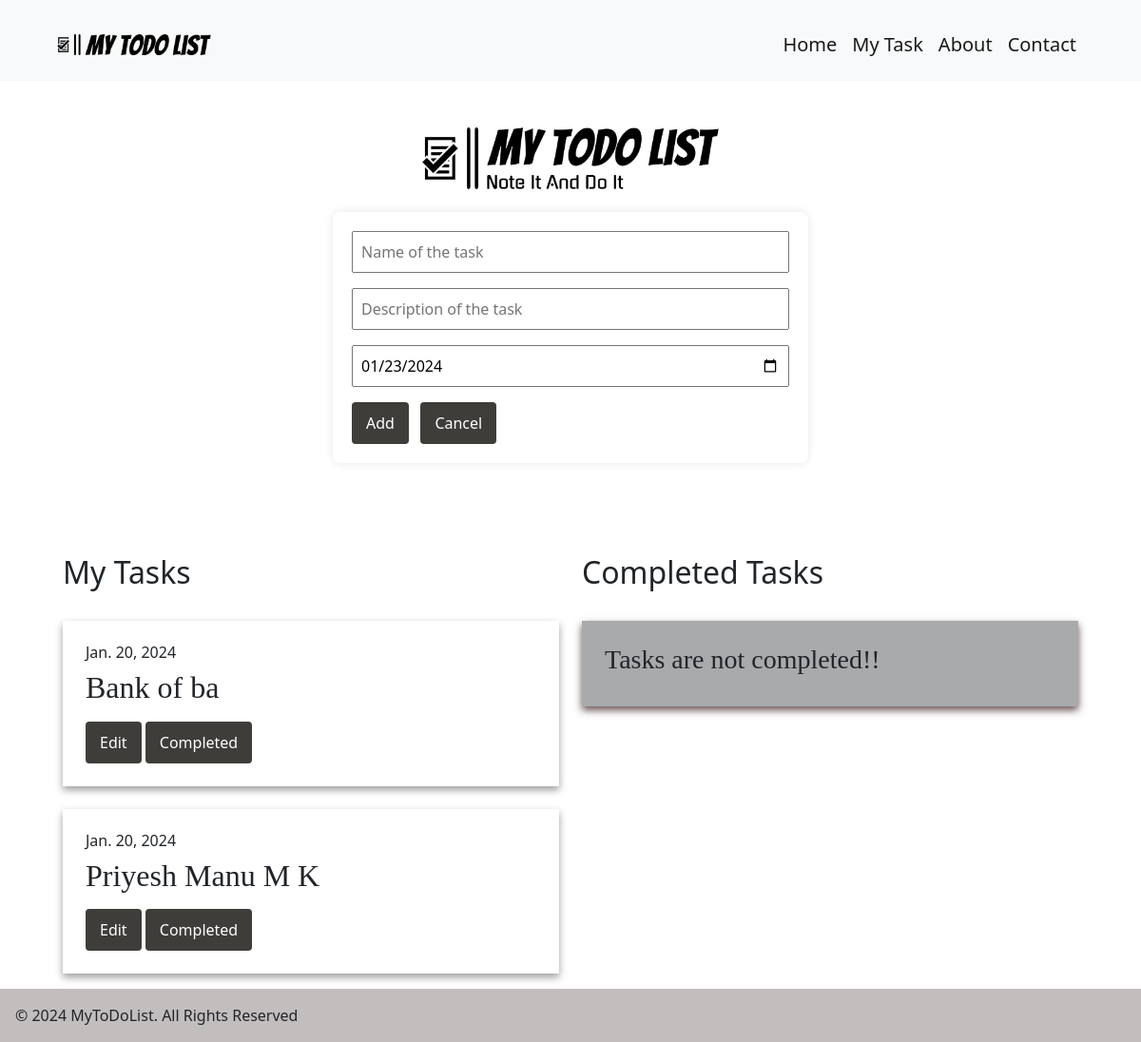
The app's page /, older data.
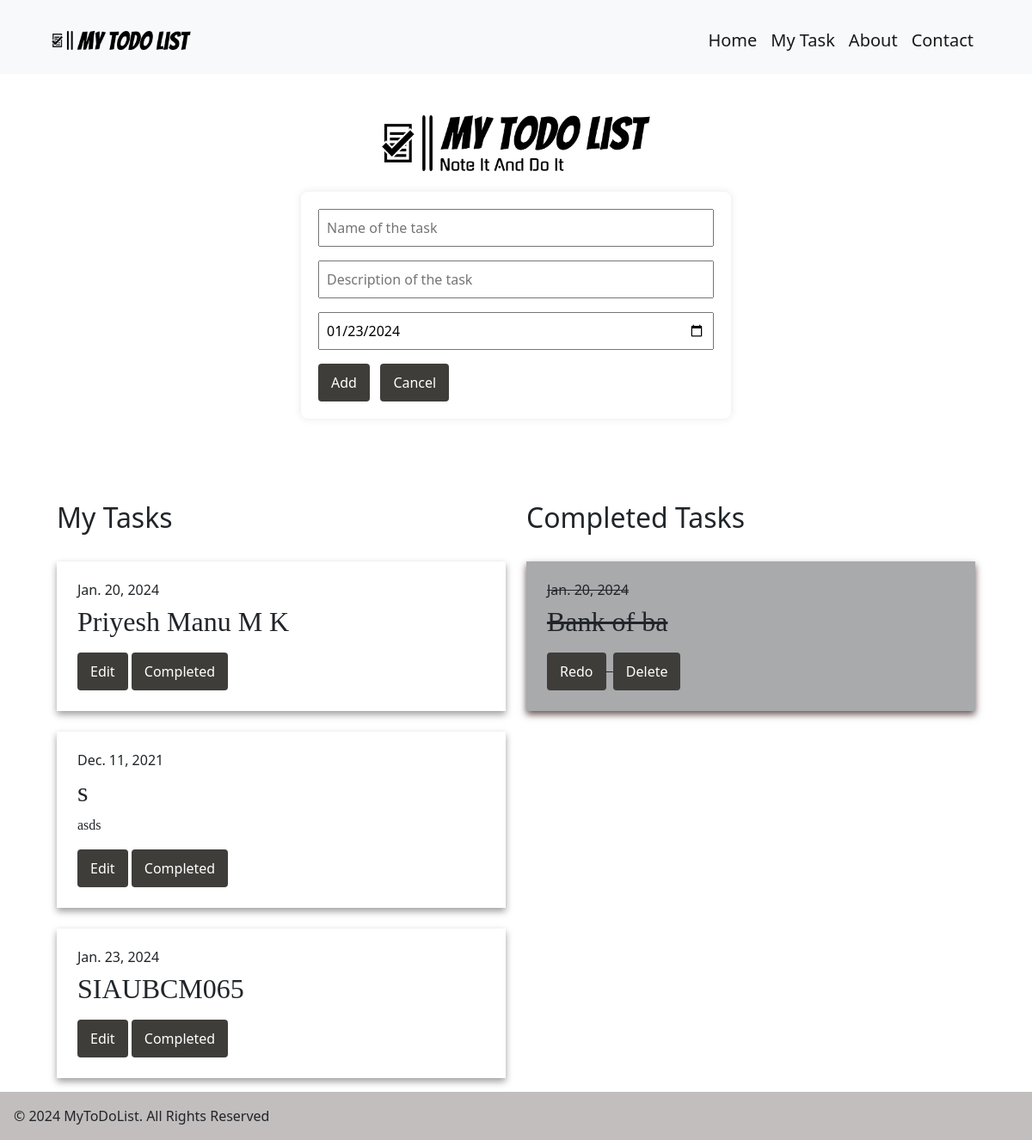
The same page, newer data.
### home/models.py (models this page shows, shortened)
class MyTask(models.Model):
    task_name = models.CharField(max_length=100)
    task_des = models.TextField()
    task_date = models.DateField(default=datetime.date.today)

class CompletedTask(models.Model):
    completed_task_name = models.CharField(max_length=100)
    completed_task_des = models.TextField()
    completed_task_date = models.DateField(default=datetime.date.today)

### home/views.py (the view, shortened to what this page needs)
# urls.py: path('',views.home, name='home' ),
def home(request):
    tasks={
        'my_task':MyTask.objects.all(),
        'com_task':CompletedTask.objects.all(),
    }
    return render(request,'index.html',tasks)

### templates/index.html (shortened to what this page needs)
{% extends "base.html" %}
{% load static %}
{% block content %}
    <div class=" pt-4 container">
        <div class="text-center">
        <br>
        <img src="{% static "image/head.png" %}" alt="" id="head" >
        </div>
        <div class="p-4">
        <form method="post">
            <input type="text" name="name" placeholder="Name of the task" id="newTask" required><br>
            <input type="text" name="description" placeholder="Description of the task"><br>
            <input type="date" name="date" placeholder="Date" value="{% now 'Y-m-d' %}" >
            <br>
            <a href="#mytask"><button type="submit">Add</button></a>&nbsp;&nbsp;
            <a href="{% url 'home' %}"><button type="cancel">Cancel</button></a>
        </form><br><br>
        </div>
        <div class="p-4" >
            <div class="row task-list">
                <div class="col-md-6"  id="mytask">
                    <h2 >My Tasks</h2><br>
                    {% for task in my_task %}
                    <div class="p-4 " style="background-color: #ffffff; box-shadow: 0 4px 8px rgba(0, 0, 0, 0.39); ">
                        <h6>{{ task.task_date }}</h6>
                        <h2 style="font-family: 'Pacifico', cursive;">{{ task.task_name }}</h2>
                        <p style="font-family: 'Pacifico', cursive;">{{ task.task_des }}</p>
                        <a href="{% url 'edit' task.id %}"><button>Edit</button></a>
                        <a href="{% url 'completed' task.id %}#comtask"><button>Completed</button></a>
                    </div><br>
                    {% empty %}
                    <div class="p-4 pb-0" style="background-color: #ffffff; box-shadow: 0 4px 8px rgba(0, 0, 0, 0.39);">
                        <h3 style="font-family: 'Pacifico', cursive;">No tasks created!!</h3><br>
                    </div>
                    {% endfor %}
                    <br>
                </div>
                <div class="col-md-6" id="comtask">
                    <h2>Completed Tasks</h2><br>
                    {% for task in com_task %}
                    <div class="p-4 text-decoration-line-through" style="background-color: #a8aaac; box-shadow: 0 4px 8px rgb(104, 81, 81);">
                        <h6>{{ task.completed_task_date }}</h6>
                        <h2 style="font-family: 'Pacifico', cursive;">{{ task.completed_task_name }}</h2>
                        <a href="{% url 'redo' task.id %}#mytask"><button>Redo</button></a>&nbsp;
                        <a href="{% url 'delete' task.id %}"><button>Delete</button></a>
                    </div><br>
                    {% empty %}
                    <div class="p-4 pb-0" style="background-color: #a8aaac; box-shadow: 0 4px 8px rgb(104, 81, 81);">
                        <h3 style="font-family: 'Pacifico', cursive;">Tasks are not completed!!</h3><br>
                    </div>
                    {% endfor %}
                    <br><br>
                </div>
            </div>
        </div>
    </div>
{% endblock content %}

Row changes from the older to the newer data that the page shows:
removed MyTask: task_date "Jan. 20, 2024", task_name "Bank of ba"
added MyTask: task_date "Dec. 11, 2021", task_name "s", task_des "asds"
added MyTask: task_date "Jan. 23, 2024", task_name "SIAUBCM065"
added CompletedTask: completed_task_date "Jan. 20, 2024", completed_task_name "Bank of ba"
Text that changed along with them:
text no longer shown: "Tasks are not completed!!"
